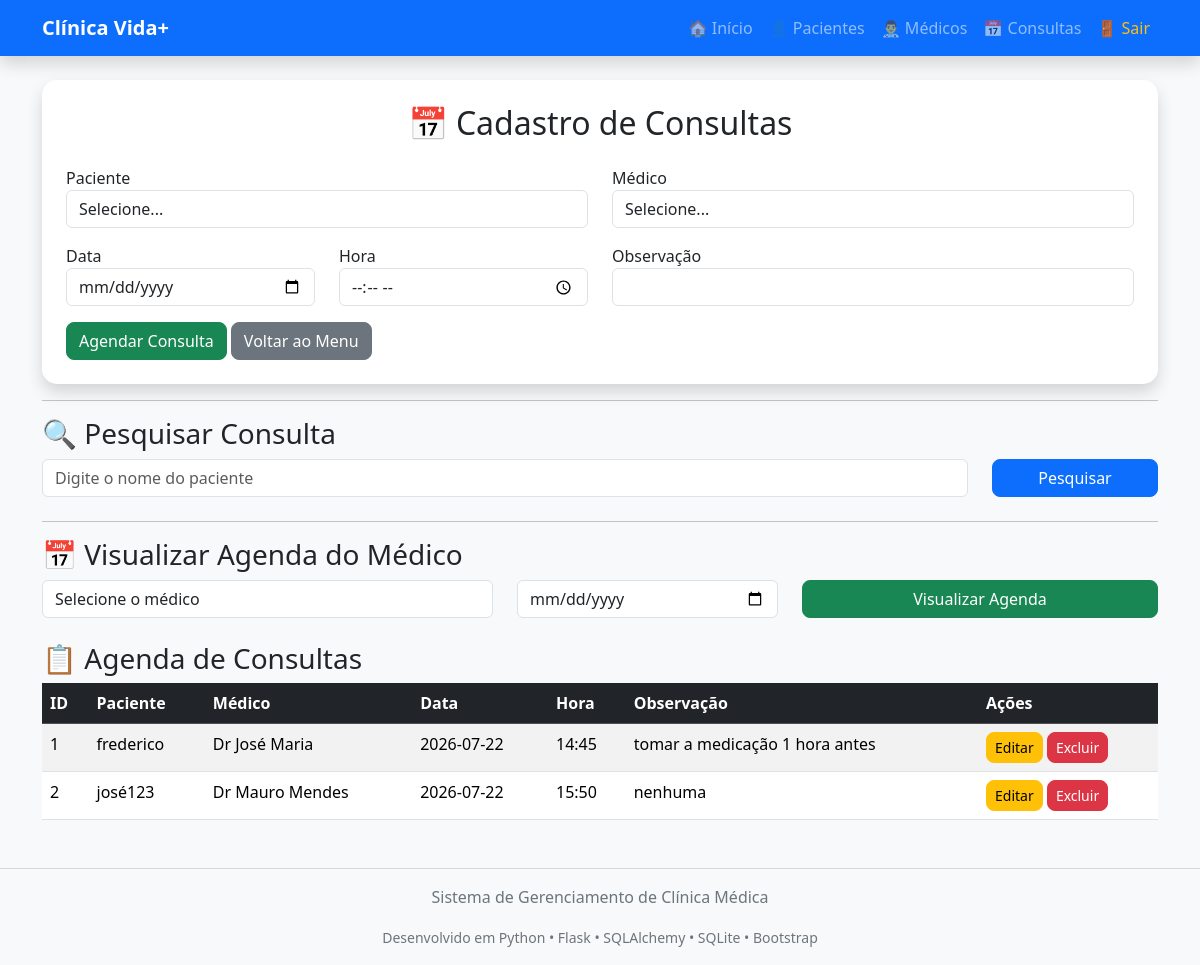
Before: /consultas with the older database file.
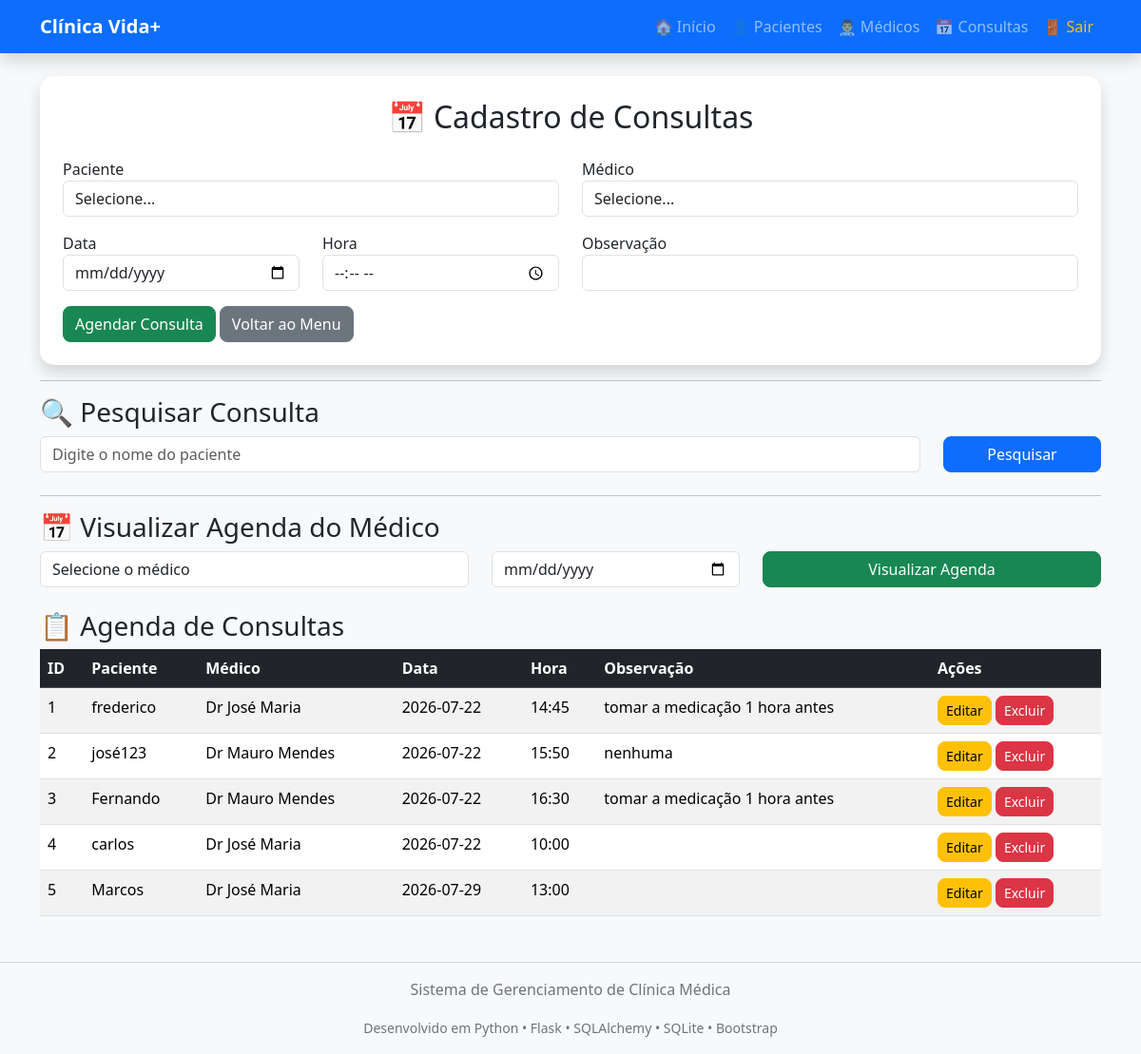
After: the same page with the newer database file.
### models/consulta.py (models this page shows)
class Consulta(db.Model):
    id = db.Column(db.Integer, primary_key=True)
    paciente = db.Column(db.String(100), nullable=False)
    medico = db.Column(db.String(100), nullable=False)
    data = db.Column(db.String(20), nullable=False)
    hora = db.Column(db.String(10), nullable=False)
    observacao = db.Column(db.String(300))

### app.py (the view)
@app.route("/consultas")
def consultas():
    pesquisa = request.args.get("pesquisa", "")
    medico = request.args.get("medico", "")
    data = request.args.get("data", "")
    consulta = Consulta.query
    if pesquisa:
        consulta = consulta.filter(
            Consulta.paciente.contains(pesquisa)
        )
    if medico:
        consulta = consulta.filter(
            Consulta.medico == medico
        )
    if data:
        consulta = consulta.filter(
            Consulta.data == data
        )
    lista_consultas = consulta.all()
    lista_pacientes = Paciente.query.all()
    lista_medicos = Medico.query.all()
    return render_template(
        "consultas.html",
        consultas=lista_consultas,
        pacientes=lista_pacientes,
        medicos=lista_medicos,
        pesquisa=pesquisa,
        medico_selecionado=medico,
        data_selecionada=data
    )

### templates/consultas.html (shortened to what this page needs)
{% extends 'base.html' %}
{% block conteudo %}
<div class="card shadow p-4">
    <h2 class="text-center mb-4">
        📅 Cadastro de Consultas
    </h2>
    <form action="/salvar_consulta" method="POST">
        <div class="row">
            <div class="col-md-6 mb-3">
                <label>Paciente</label>
                <select name="paciente" class="form-control" required>
                    <option value="">Selecione...</option>
                </select>
            </div>
            <div class="col-md-6 mb-3">
                <label>Médico</label>
                <select name="medico" class="form-control" required>
                    <option value="">Selecione...</option>
                </select>
            </div>
        </div>
        <div class="row">
            <div class="col-md-3 mb-3">
                <label>Data</label>
                <input
                    type="date"
                    name="data"
                    class="form-control"
                    required>
            </div>
            <div class="col-md-3 mb-3">
                <label>Hora</label>
                <input
                    type="time"
                    name="hora"
                    class="form-control"
                    required>
            </div>
            <div class="col-md-6 mb-3">
                <label>Observação</label>
                <input
                    type="text"
                    name="observacao"
                    class="form-control">
            </div>
        </div>
        <button class="btn btn-success">
            Agendar Consulta
        </button>
        <a href="/menu" class="btn btn-secondary">
            Voltar ao Menu
        </a>
    </form>
</div>
<hr>
<h3>🔍 Pesquisar Consulta</h3>
<form method="GET" action="/consultas" class="row mb-4">
    <div class="col-md-10">
        <input
            type="text"
            class="form-control"
            name="pesquisa"
            placeholder="Digite o nome do paciente"
            value="{{ pesquisa }}">
    </div>
    <div class="col-md-2">
        <button
            type="submit"
            class="btn btn-primary w-100">
            Pesquisar
        </button>
    </div>
</form>
<hr>
<h3>📅 Visualizar Agenda do Médico</h3>
<form method="GET" action="/consultas" class="row mb-4">
    <div class="col-md-5">
        <select
            name="medico"
            class="form-control">
            <option value="">Selecione o médico</option>
        </select>
    </div>
    <div class="col-md-3">
        <input
            type="date"
            name="data"
            class="form-control"
            value="{{ data_selecionada }}">
    </div>
    <div class="col-md-4">
        <button
            type="submit"
            class="btn btn-success w-100">
            Visualizar Agenda
        </button>
    </div>
</form>
<h3>📋 Agenda de Consultas </h3>
<table class="table table-striped table-hover">
    <thead class="table-dark">
        <tr>
            <th>ID</th>
            <th>Paciente</th>
            <th>Médico</th>
            <th>Data</th>
            <th>Hora</th>
            <th>Observação</th>
            <th width="180">Ações</th>
        </tr>
    </thead>
    <tbody>
    {% for consulta in consultas %}
        <tr>
            <td>{{ consulta.id }}</td>
            <td>{{ consulta.paciente }}</td>
            <td>{{ consulta.medico }}</td>
            <td>{{ consulta.data }}</td>
            <td>{{ consulta.hora }}</td>
            <td>{{ consulta.observacao }}</td>
            <td>
                <a
                    href="/editar_consulta/{{ consulta.id }}"
                    class="btn btn-warning btn-sm">
                    Editar
                </a>
                <a
                    href="/excluir_consulta/{{ consulta.id }}"
                    class="btn btn-danger btn-sm"
                    onclick="return confirm('Deseja excluir esta consulta?')">
                    Excluir
                </a>
            </td>
        </tr>
    {% else %}
        <tr>
            <td colspan="7" class="text-center">
                Nenhuma consulta cadastrada.
            </td>
        </tr>
    {% endfor %}
    </tbody>
</table>
{% endblock %}

### templates/base.html (shortened to what this page needs)
<!DOCTYPE html>
<html lang="pt-br">
<head>
    <link href="https://cdn.jsdelivr.net/npm/bootstrap@5.3.7/dist/css/bootstrap.min.css" rel="stylesheet">
    <link rel="stylesheet" href="{{ url_for('static', filename='style.css') }}">
</head>
<body class="bg-light">
<nav class="navbar navbar-expand-lg navbar-dark bg-primary shadow">
    <div class="container">
        <a class="navbar-brand fw-bold" href="/menu">
             Clínica Vida+
        </a>
        <div class="collapse navbar-collapse" id="menu">
            <ul class="navbar-nav ms-auto">
                <li class="nav-item">
                    <a class="nav-link" href="/menu">
                        🏠 Início
                    </a>
                </li>
                <li class="nav-item">
                    <a class="nav-link" href="/pacientes">
                        👤 Pacientes
                    </a>
                </li>
                <li class="nav-item">
                    <a class="nav-link" href="/medicos">
                        👨‍⚕️ Médicos
                    </a>
                </li>
                <li class="nav-item">
                    <a class="nav-link" href="/consultas">
                        📅 Consultas
                    </a>
                </li>
                <li class="nav-item">
                    <a class="nav-link text-warning" href="/">
                        🚪 Sair
                    </a>
                </li>
            </ul>
        </div>
    </div>
</nav>
<div class="container mt-4">
    {% block conteudo %}
    {% endblock %}
</div>
<footer class="text-center mt-5 mb-3 text-secondary">
    <hr>
    <p>
        Sistema de Gerenciamento de Clínica Médica
    </p>
    <small>
        Desenvolvido em Python • Flask • SQLAlchemy • SQLite • Bootstrap
    </small>
</footer>
</body>
</html>

### static/style.css (style rules this page uses)
body { background:#eef2f7; }
.card { border:none; border-radius:15px; transition:0.3s; }
.btn { border-radius:8px; }

Changed rows visible on the page:
added Consulta: id "3", paciente "Fernando", medico "Dr Mauro Mendes", data "2026-07-22", hora "16:30", observacao "tomar a medicação 1 hora antes"
added Consulta: id "4", paciente "carlos", medico "Dr José Maria", data "2026-07-22", hora "10:00"
added Consulta: id "5", paciente "Marcos", medico "Dr José Maria", data "2026-07-29", hora "13:00"
